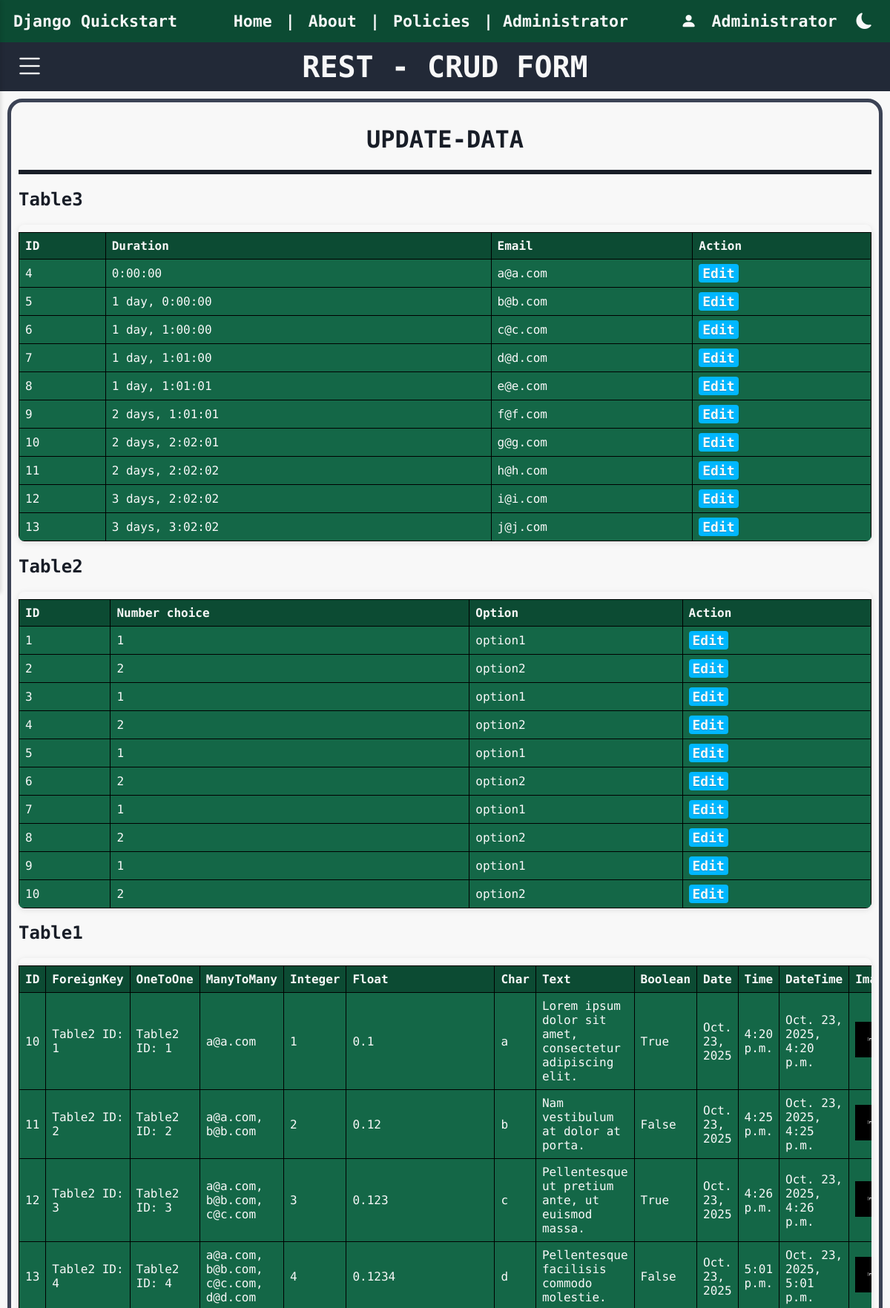
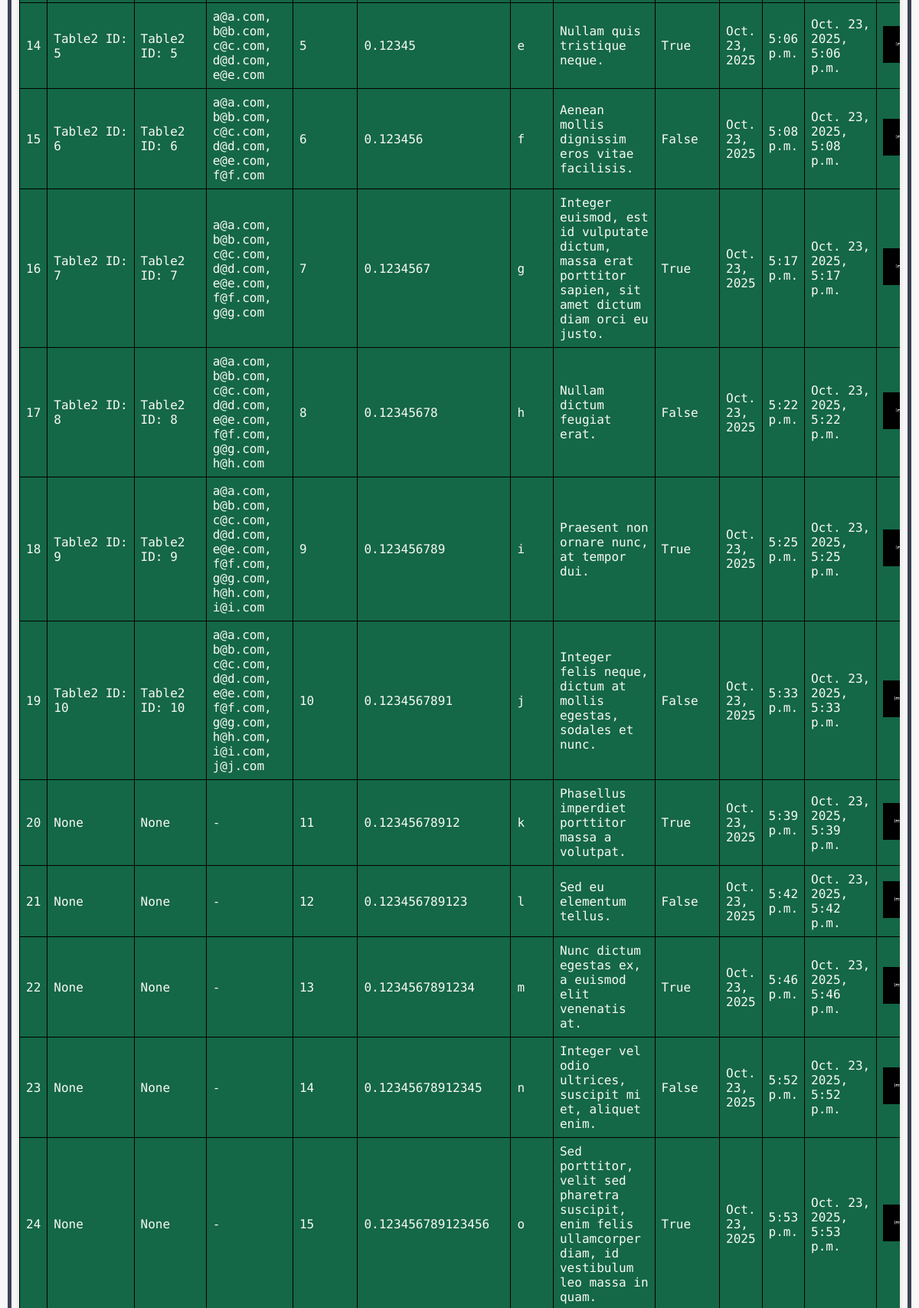
Screenshot of /update_data_form (signed in, upper part) with the database file from the repository (2 pictures, top to bottom).
### rest/models.py (models this page shows, shortened)
class Table3(models.Model):
    duration_field = models.DurationField()
    email_field = models.EmailField(max_length=254, unique=True)

class Table2(models.Model):
    CHOICES = (
        (1, 'option1'),
        (2, 'option2'),
    )
    positive_small_int = models.PositiveSmallIntegerField(choices=CHOICES, default=1)
    def __str__(self):
        return f"Table2 ID: {self.id}"

class Table1(models.Model):
    foreign_key = models.ForeignKey(Table2, on_delete=models.CASCADE, related_name='table1_foreign', null=True, blank=True)
    one_to_one = models.OneToOneField(Table2, on_delete=models.CASCADE, related_name='table1_one', null=True, blank=True)
    many_to_many = models.ManyToManyField(Table3, related_name='table1_many', blank=True)
    integer_field = models.IntegerField(null=True, blank=True)      # Integer value (optional)
    float_field = models.FloatField(null=True, blank=True)          # Floating point number
    char_field = models.CharField(max_length=15)                    # Short text with max length
    text_field= models.TextField(blank=True)                        # Long text (optional)
    boolean_field = models.BooleanField(default=False)              # True or False
    date_field = models.DateField(null=True, blank=True)           # Date only
    time_field = models.TimeField(null=True, blank=True)           # Time only
    datetime_field = models.DateTimeField(null=True, blank=True)   # Full date and time
    image_field = models.ImageField(upload_to='images/', null=True, blank=True)  # For image files
    file_field = models.FileField(upload_to='files/', null=True, blank=True)     # For general files

### rest/views.py (the view)
# urls.py: path('update_data_form', views.update_data_form, name='update_data_form'),
@require_GET
@permission_required('rest.change_data', raise_exception=True)
def update_data_form(request):
    table3 = Table3.objects.all()
    table2 = Table2.objects.all()
    table1 = Table1.objects.all()
    return render(request, 'update_data_form.html',{"table3":table3,"table2":table2,"table1":table1})

### json_app/context_processors.py (called while the page is built)
def dark_mode_context(request):
    return {'dark_mode': request.session.get('dark_mode', False)}

### json_app/templatetags/dark_mode_tags.py (called while the page is built)
@register.inclusion_tag('json_app/_dark_mode_button.html', takes_context=True)
def dark_mode_button(context):
    return {
        'dark_mode': context.get('dark_mode', False)
    }

### rest/templates/update_data_form.html (shortened to what this page needs)
{% extends "base.html" %}
{% block body %}
{% include "title.html" with title="- CRUD FORM" %}
<div class="container-table-rest">
    <h1 class="subtitle" style="text-align: center;">UPDATE-DATA</h1>
    <hr class="horizontal-line">
    <h2 class="subtitle">Table3</h2>
    <div class="table-container">
        <table class="crud-table">
            <thead>
                <tr>
                    <th>ID</th>
                    <th>Duration</th>
                    <th>Email</th>
                    <th>Action</th>
                </tr>
            </thead>
            <tbody>
                {% for entry in table3 %}
                <tr>
                    <td>{{ entry.id }}</td>
                    <td>{{ entry.duration_field }}</td>
                    <td>{{ entry.email_field }}</td>
                    <td><a class="table-button-edit" href="{% url 'update_form' 'table3' entry.id %}">Edit</a></td>
                </tr>
                {% empty %}
                <tr><td colspan="4">Table3 is empty</td></tr>
                {% endfor %}
            </tbody>
        </table>
    </div>
    <h2 class="subtitle">Table2</h2>
    <div class="table-container">
        <table class="crud-table">
            <thead>
                <tr>
                    <th>ID</th>
                    <th>Number choice</th>
                    <th>Option</th>
                    <th>Action</th>
                </tr>
            </thead>
            <tbody>
                {% for entry in table2 %}
                <tr>
                    <td>{{ entry.id }}</td>
                    <td>{{ entry.positive_small_int}}</td>
                    <td>{{ entry.get_positive_small_int_display }}</td>
                    <td><a class="table-button-edit" href="{% url 'update_form' 'table2' entry.id %}">Edit</a></td>
                </tr>
                {% empty %}
                <tr><td colspan="4">Table2 is empty</td></tr>
                {% endfor %}
            </tbody>
        </table>
    </div>
    <h2 class="subtitle">Table1</h2>
    <div class="table-container">
        <table class="crud-table">
            <thead>
                <tr>
                    <th>ID</th>
                    <th>ForeignKey</th>
                    <th>OneToOne</th>
                    <th>ManyToMany</th>
                    <th>Integer</th>
                    <th>Float</th>
                    <th>Char</th>
                    <th>Text</th>
                    <th>Boolean</th>
                    <th>Date</th>
                    <th>Time</th>
                    <th>DateTime</th>
                    <th>Image</th>
                </tr>
            </thead>
            <tbody>
                {% for entry in table1 %}
                <tr>
                    <td>{{ entry.id }}</td>
                    <td>{{ entry.foreign_key }}</td>
                    <td>{{ entry.one_to_one }}</td>
                    <td>
                        {% for m in entry.many_to_many.all %}
                            {{ m.email_field }}{% if not forloop.last %}, {% endif %}
                        {% empty %}
                            -
                        {% endfor %}
                    </td>
                    <td>{{ entry.integer_field }}</td>
                    <td>{{ entry.float_field }}</td>
                    <td>{{ entry.char_field }}</td>
                    <td>{{ entry.text_field|default:"-" }}</td>
                    <td>{{ entry.boolean_field }}</td>
                    <td>{{ entry.date_field }}</td>
                    <td>{{ entry.time_field }}</td>
                    <td>{{ entry.datetime_field }}</td>
                    <td>
                        {% if entry.image_field %}
                            <img src="{{ entry.image_field.url }}" alt="img" width="50">
                        {% else %}
                            -
                        {% endif %}
                    </td>
                </tr>
                {% empty %}
                <tr><td colspan="15">Table1 is empty</td></tr>
                {% endfor %}
            </tbody>
        </table>
    </div>
{% endblock %}

### rest/templates/base.html (shortened to what this page needs)
{% load static %}
{% load dark_mode_tags %}
<!DOCTYPE html>
<html lang="en"{% if dark_mode %} data-theme="dark"{% endif %}>
    <head>
        <link rel="stylesheet" href="https://cdn.jsdelivr.net/npm/bootstrap-icons@1.13.1/font/bootstrap-icons.min.css">
        <link rel="stylesheet" href="{% static 'css/style.css' %}">
        <link rel="stylesheet" href="{% static 'css/sidebar.css' %}">
        <link rel="stylesheet" href="{% static 'css/dark_mode.css' %}">
    </head>
    <body>
        {% if user.is_authenticated %}
        <nav class="navbar">
            <div class="navbar-left">Django Quickstart</div>
            <div class="navbar-center">
                <a href="{% url 'home_rest_basic' %}">Home</a> |
                <a href="/pages/about/">About</a> |
                <a href="/pages/policies/">Policies</a> |
                <span>{% if user.groups.all.0.name == 'Admins' %}Administrator{% elif user.groups.all.0.name == 'Customers' %}Customer{% else %}No role assigned{% endif %}</span>
            </div>
            <div class="navbar-right">
                <i class="bi bi-person-fill"></i>
                <div class="user-dropdown">
                    <span>{{ user.username }}</span>
                </div>
                <span>{% dark_mode_button %}</span>
            </div>
        </nav>
        {% endif %}
        <div class="content-wrapper">
            {% block body %}{% endblock %}
        </div>
    </body>
</html>

### static/css/style.css (style rules this page uses)
:root { --dark-color: #181D27; --white-color: #F8F8F8; --green-body: #44B78B; --padding: 10px; --font-: 'Jersey 10', sans-serif; --font-small: "Kode Mono", monospace; }
body { font-family: var(--font-small); margin: 0px; font-weight: bolder; }
.navbar { display: flex; align-items: center; justify-content: space-between; padding: 0.5% 1.5%; }
.navbar-left { font-weight: bolder; font-size: 1.35em; }
.navbar-center { font-size: 1.35em; flex: 1; text-align: center; }
.navbar-center a { text-decoration: none; margin: 0 5px; }
.navbar-right { display: flex; font-size: 1.35em; align-items: center; gap: 10px; }
.user-dropdown { position: relative; display: inline-block; color: var(--white-color); padding: 10px; cursor: pointer; }
.horizontal-line { border: none; height: 6px; width: 100%; margin-top: 5px; margin-bottom: 5px; }
.table-container { overflow-x: auto; border-radius: 8px; box-shadow: 0 2px 8px rgba(0, 0, 0, 0.1); }
table.crud-table { border-collapse: collapse; color: var(--white-color); font-family: var(--font-small); width: 100%; margin-top: 10px; }
table.crud-table th, table.crud-table td { border: 1px solid #000000; font-weight: 100; font-size: 1em; padding: 8px; text-align: left; }
table.crud-table th { background-color: #0C4B33; font-weight: 900; }
table.crud-table td { background-color: #146747; }
table.crud-table img { max-width: 100%; max-height: 100%; }
table.crud-table a { color: var(--white-color); }
.container-table-rest { padding: 10px; margin: 10px; border-radius: 20px; border-width: 5px; border-style: solid; border-color: #3c4355; }
.table-button-edit, .table-button-delete { font-family: var(--font-small); text-decoration: none; font-size: large; border-radius: 4px; text-shadow: 0 1px 1px rgba(0, 0, 0, 0.2); cursor: pointer; border: none; font-weight: 900; padding: 2px 5px 2px 5px; text-align: center; }
.table-button-edit { background-color: #00B7FF; }

### static/css/sidebar.css (style rules this page uses)
.crud-table { border-collapse: collapse; width: 100%; margin-top: 10px; }
.crud-table th, .crud-table td { border: 1px solid #000000; font-weight: 100; font-size: 1em; padding: 8px; text-align: left; }
.crud-table th { background-color: #0C4B33; font-weight: 900; color: var(--white-color); }
.crud-table td { background-color: #188058; color: var(--white-color); }
.crud-table img { max-width: 100px; max-height: 100px; }
.crud-table a { color: var(--white-color); }

### static/css/dark_mode.css (style rules this page uses)
:root { --back-color: #F8F8F8; --text-color: #181D27; --dark-color: #222937; --green-dark: #0C4B33; --green-text:#008854; --grey: #3a3a3a; }
body { background-color: var(--back-color); transition: background-color 0.3s ease, color 0.3s ease; }
.navbar, .nav-bar { color: #F8F8F8; background-color: var(--green-dark); }
.navbar a { color: #F8F8F8; }
hr { background-color: var(--text-color); }
.subtitle { font-weight: 900; color: var(--text-color); }

### rows the page displays
Table3: id "4", duration_field "0:00:00", email_field "a@a.com"
Table3: id "5", duration_field "1 day, 0:00:00", email_field "b@b.com"
Table3: id "6", duration_field "1 day, 1:00:00", email_field "c@c.com"
Table3: id "7", duration_field "1 day, 1:01:00", email_field "d@d.com"
Table3: id "8", duration_field "1 day, 1:01:01", email_field "e@e.com"
Table3: id "9", duration_field "2 days, 1:01:01", email_field "f@f.com"
Table3: id "10", duration_field "2 days, 2:02:01", email_field "g@g.com"
Table3: id "11", duration_field "2 days, 2:02:02", email_field "h@h.com"
Table3: id "12", duration_field "3 days, 2:02:02", email_field "i@i.com"
Table3: id "13", duration_field "3 days, 3:02:02", email_field "j@j.com"
Table2: id "1", positive_small_int "1", positive_small_int "option1"
Table2: id "2", positive_small_int "2", positive_small_int "option2"
Table2: id "3", positive_small_int "1", positive_small_int "option1"
Table2: id "4", positive_small_int "2", positive_small_int "option2"
Table2: id "5", positive_small_int "1", positive_small_int "option1"
Table2: id "6", positive_small_int "2", positive_small_int "option2"
Table2: id "7", positive_small_int "1", positive_small_int "option1"
Table2: id "8", positive_small_int "2", positive_small_int "option2"
Table2: id "9", positive_small_int "1", positive_small_int "option1"
Table2: id "10", positive_small_int "2", positive_small_int "option2"
Table1: id "10", foreign_key "Table2 ID: 1", one_to_one "Table2 ID: 1", integer_field "1", float_field "0.1", char_field "a", text_field "Lorem ipsum dolor sit amet, consectetur adipiscing elit.", boolean_field "True", date_field "Oct. 23, 2025", time_field "4:20 p.m.", datetime_field "Oct. 23, 2025, 4:20 p.m.", image_field (picture)
Table1: id "11", foreign_key "Table2 ID: 2", one_to_one "Table2 ID: 2", integer_field "2", float_field "0.12", char_field "b", text_field "Nam vestibulum at dolor at porta.", boolean_field "False", date_field "Oct. 23, 2025", time_field "4:25 p.m.", datetime_field "Oct. 23, 2025, 4:25 p.m.", image_field (picture)
Table1: id "12", foreign_key "Table2 ID: 3", one_to_one "Table2 ID: 3", integer_field "3", float_field "0.123", char_field "c", text_field "Pellentesque ut pretium ante, ut euismod massa.", boolean_field "True", date_field "Oct. 23, 2025", time_field "4:26 p.m.", datetime_field "Oct. 23, 2025, 4:26 p.m.", image_field (picture)
Table1: id "13", foreign_key "Table2 ID: 4", one_to_one "Table2 ID: 4", integer_field "4", float_field "0.1234", char_field "d", text_field "Pellentesque facilisis commodo molestie.", boolean_field "False", date_field "Oct. 23, 2025", time_field "5:01 p.m.", datetime_field "Oct. 23, 2025, 5:01 p.m.", image_field (picture)
Table1: id "14", foreign_key "Table2 ID: 5", one_to_one "Table2 ID: 5", integer_field "5", float_field "0.12345", char_field "e", text_field "Nullam quis tristique neque.", boolean_field "True", date_field "Oct. 23, 2025", time_field "5:06 p.m.", datetime_field "Oct. 23, 2025, 5:06 p.m.", image_field (picture)
Table1: id "15", foreign_key "Table2 ID: 6", one_to_one "Table2 ID: 6", integer_field "6", float_field "0.123456", char_field "f", text_field "Aenean mollis dignissim eros vitae facilisis.", boolean_field "False", date_field "Oct. 23, 2025", time_field "5:08 p.m.", datetime_field "Oct. 23, 2025, 5:08 p.m.", image_field (picture)
Table1: id "16", foreign_key "Table2 ID: 7", one_to_one "Table2 ID: 7", integer_field "7", float_field "0.1234567", char_field "g", text_field "Integer euismod, est id vulputate dictum, massa erat porttitor sapien, sit amet dictum diam orci eu justo.", boolean_field "True", date_field "Oct. 23, 2025", time_field "5:17 p.m.", datetime_field "Oct. 23, 2025, 5:17 p.m.", image_field (picture)
Table1: id "17", foreign_key "Table2 ID: 8", one_to_one "Table2 ID: 8", integer_field "8", float_field "0.12345678", char_field "h", text_field "Nullam dictum feugiat erat.", boolean_field "False", date_field "Oct. 23, 2025", time_field "5:22 p.m.", datetime_field "Oct. 23, 2025, 5:22 p.m.", image_field (picture)
Table1: id "18", foreign_key "Table2 ID: 9", one_to_one "Table2 ID: 9", integer_field "9", float_field "0.123456789", char_field "i", text_field "Praesent non ornare nunc, at tempor dui.", boolean_field "True", date_field "Oct. 23, 2025", time_field "5:25 p.m.", datetime_field "Oct. 23, 2025, 5:25 p.m.", image_field (picture)
Table1: id "19", foreign_key "Table2 ID: 10", one_to_one "Table2 ID: 10", integer_field "10", float_field "0.1234567891", char_field "j", text_field "Integer felis neque, dictum at mollis egestas, sodales et nunc.", boolean_field "False", date_field "Oct. 23, 2025", time_field "5:33 p.m.", datetime_field "Oct. 23, 2025, 5:33 p.m.", image_field (picture)
Table1: id "20", foreign_key "None", one_to_one "None", integer_field "11", float_field "0.12345678912", char_field "k", text_field "Phasellus imperdiet porttitor massa a volutpat.", boolean_field "True", date_field "Oct. 23, 2025", time_field "5:39 p.m.", datetime_field "Oct. 23, 2025, 5:39 p.m.", image_field (picture)
Table1: id "21", foreign_key "None", one_to_one "None", integer_field "12", float_field "0.123456789123", char_field "l", text_field "Sed eu elementum tellus.", boolean_field "False", date_field "Oct. 23, 2025", time_field "5:42 p.m.", datetime_field "Oct. 23, 2025, 5:42 p.m.", image_field (picture)
Table1: id "22", foreign_key "None", one_to_one "None", integer_field "13", float_field "0.1234567891234", char_field "m", text_field "Nunc dictum egestas ex, a euismod elit venenatis at.", boolean_field "True", date_field "Oct. 23, 2025", time_field "5:46 p.m.", datetime_field "Oct. 23, 2025, 5:46 p.m.", image_field (picture)
Table1: id "23", foreign_key "None", one_to_one "None", integer_field "14", float_field "0.12345678912345", char_field "n", text_field "Integer vel odio ultrices, suscipit mi et, aliquet enim.", boolean_field "False", date_field "Oct. 23, 2025", time_field "5:52 p.m.", datetime_field "Oct. 23, 2025, 5:52 p.m.", image_field (picture)
Table1: id "24", foreign_key "None", one_to_one "None", integer_field "15", float_field "0.123456789123456", char_field "o", text_field "Sed porttitor, velit sed pharetra suscipit, enim felis ullamcorper diam, id vestibulum leo massa in quam.", boolean_field "True", date_field "Oct. 23, 2025", time_field "5:53 p.m.", datetime_field "Oct. 23, 2025, 5:53 p.m.", image_field (picture)

### other values shown
{{ user.username }} "Administrator"
{{ title }} "- CRUD FORM"
